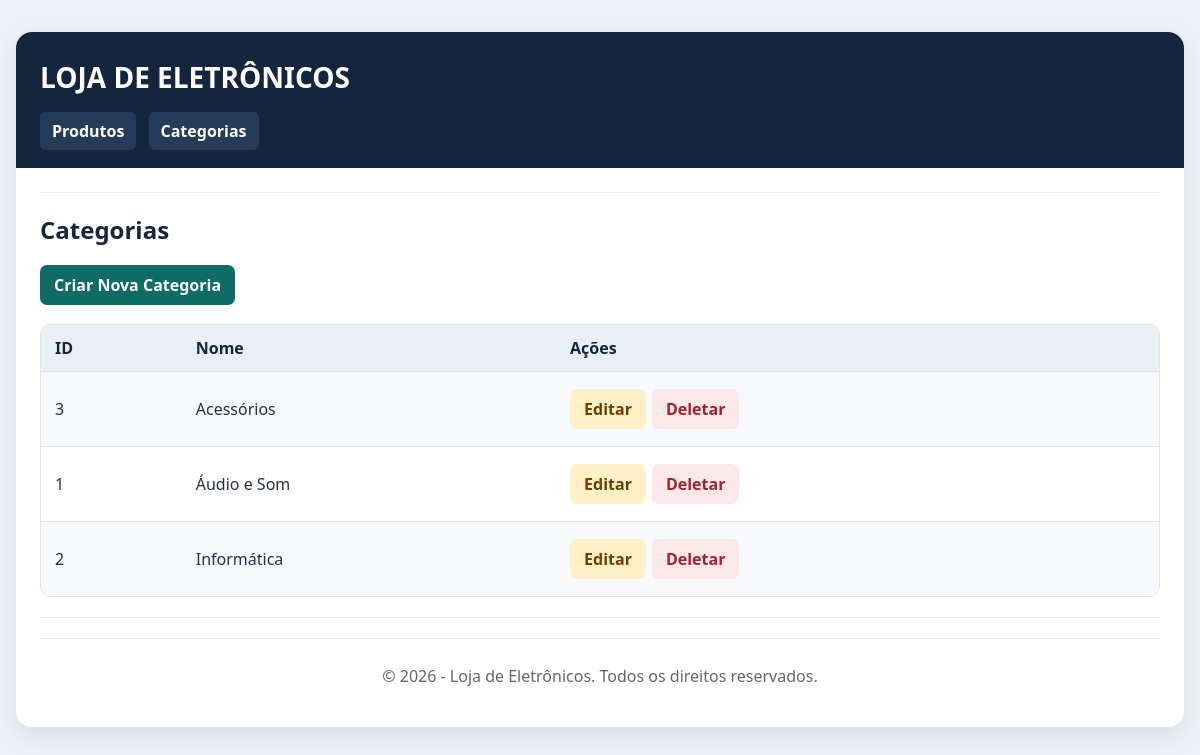
Page /public/index.php?page=categorias on the committed database.
### tables this page shows
CREATE TABLE IF NOT EXISTS categorias (
    id INT AUTO_INCREMENT PRIMARY KEY,
    nome VARCHAR(100) NOT NULL UNIQUE,
    descricao VARCHAR(255)
);

### controllers/CategoriaController.php (called while the page is built, shortened)
<?php
include_once '../config/database.php';
include_once '../models/Categoria.php';
class CategoriaController {
    private $categoria;
    public function __construct() {
        $database = new Database();
        $this->conn = $database->getConnection();
        $this->categoria = new Categoria($this->conn);
    }
    public function index() {
        $stmt = $this->categoria->read();
        $num = $stmt->rowCount();
        return ['stmt' => $stmt, 'num' => $num];
    }
}
?>

### config/database.php (called while the page is built, shortened)
<?php
class Database {
    private $host = "localhost";
    private $db_name = "loja_eletronicos";
    private $username = "root";
    private $password = "";
    public function getConnection(){
        $this->conn = null;
        try{
            $this->conn = new PDO("mysql:host=" . $this->host . ";dbname=" . $this->db_name, $this->username, $this->password);
            $this->conn->exec("set names utf8");
        }catch(PDOException $exception){
            echo "Erro de conexão: " . $exception->getMessage();
        }
        return $this->conn;
    }
}
?>

### models/Categoria.php (called while the page is built, shortened)
<?php
class Categoria {
    private $conn;
    private $table_name = "categorias";
    public function __construct($db){
        $this->conn = $db;
    }
    function read(){
        $query = "SELECT id, nome FROM " . $this->table_name . " ORDER BY nome";
        $stmt = $this->conn->prepare($query);
        $stmt->execute();
        return $stmt;
    }
}
?>

### views/categorias/index_cat.php (the view)
<?php
include_once __DIR__ . '/../../controllers/CategoriaController.php';
$controller = new CategoriaController();
$data = $controller->index();
$stmt = $data['stmt'];
$num = $data['num'];
include __DIR__ . '/../../views/includes/header.php';
?>
<h2>Categorias</h2>
<a href="/loja_eletronicos/public/index.php?page=categorias&action=create" class="button">Criar Nova Categoria</a>
<?php
if($num > 0){
    echo "<table>";
        echo "<tr>";
            echo "<th>ID</th>";
            echo "<th>Nome</th>";
            echo "<th>Ações</th>";
        echo "</tr>";
    while ($row = $stmt->fetch(PDO::FETCH_ASSOC)){
        extract($row);
        echo "<tr>";
            echo "<td>{$id}</td>";
            echo "<td>{$nome}</td>";
            echo "<td>";
                echo "<a href=\"/loja_eletronicos/public/index.php?page=categorias&action=edit&id={$id}\" class=\"button edit\">Editar</a>";
                echo "<a href=\"/loja_eletronicos/public/index.php?page=categorias&action=delete&id={$id}\" class=\"button delete\">Deletar</a>";
            echo "</td>";
        echo "</tr>";
    }
    echo "</table>";
} else {
    echo "<p>Nenhuma categoria encontrada.</p>";
}
?>
<?php include __DIR__ . '/../../views/includes/footer.php'; ?>

### public/css/style.css (style rules this page uses)
body { font-family: "Segoe UI", Arial, sans-serif; margin: 0; padding: 0; background-color: #edf2f7; color: #233249; }
h2 { margin: 0 0 14px; color: #14263d; font-size: 24px; }
table { width: 100%; margin-top: 14px; border-collapse: separate; border-spacing: 0; border: 1px solid #dbe4ee; border-radius: 10px; overflow: hidden; }
th, td { padding: 12px 14px; text-align: left; border-bottom: 1px solid #dbe4ee; }
th { background-color: #e9eff6; color: #14263d; }
tr:nth-child(even) { background-color: #f7f9fc; }
tr:last-child td { border-bottom: 0; }
.button, .button:visited { display: inline-block; margin: 5px 0; padding: 9px 14px; border: none; border-radius: 7px; background-color: #0f6b65; color: #fff; font-weight: 600; text-decoration: none; cursor: pointer; }
.button.edit, .button.edit:visited { margin-right: 6px; background-color: #fff0c7; color: #6b4000; }
.button.delete, .button.delete:visited { background-color: #fce8e8; color: #a1222c; }

### rows in the picture
categorias: id "3", nome "Acessórios"
categorias: id "1", nome "Áudio e Som"
categorias: id "2", nome "Informática"
